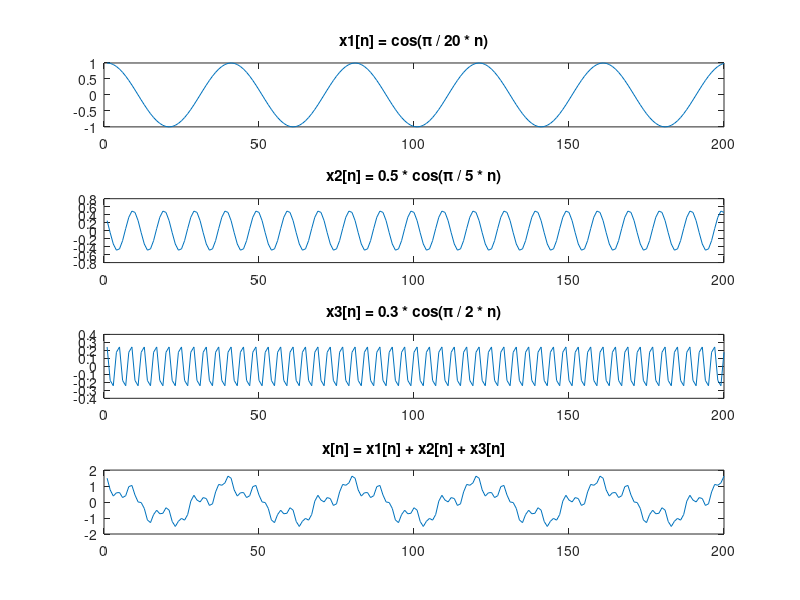
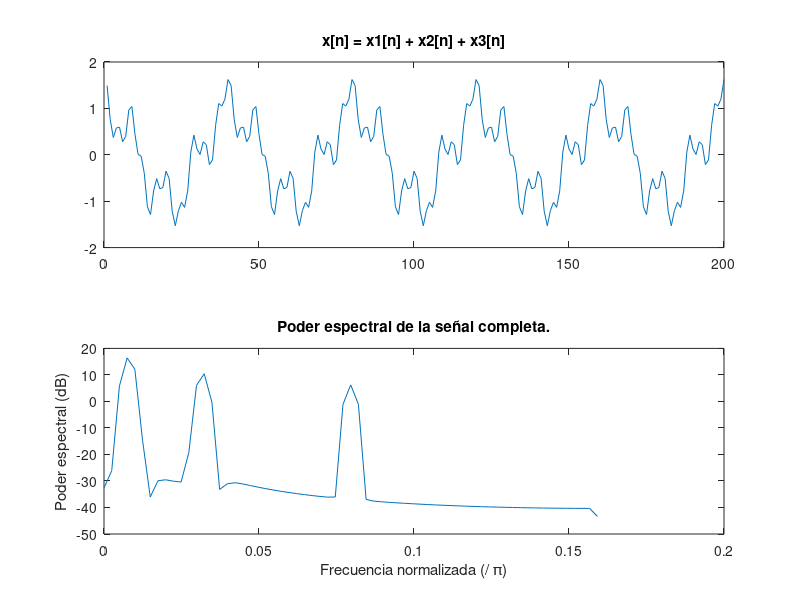
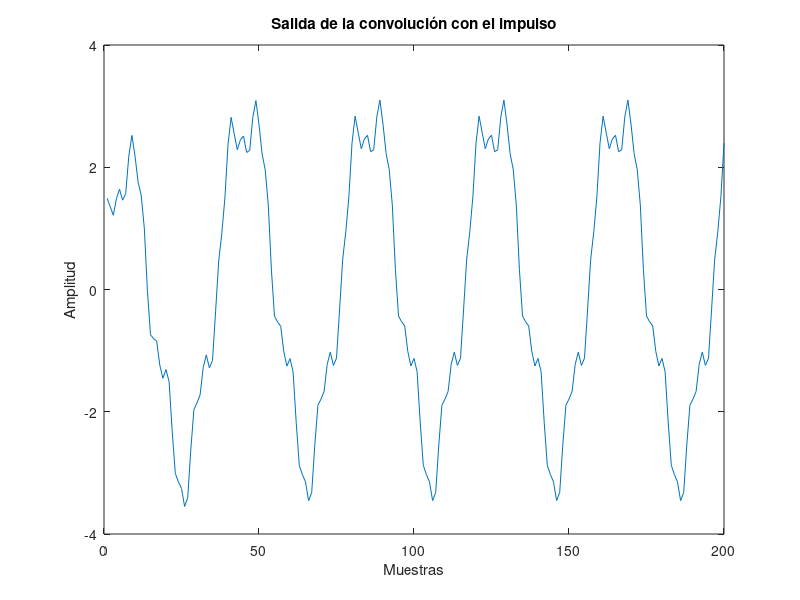
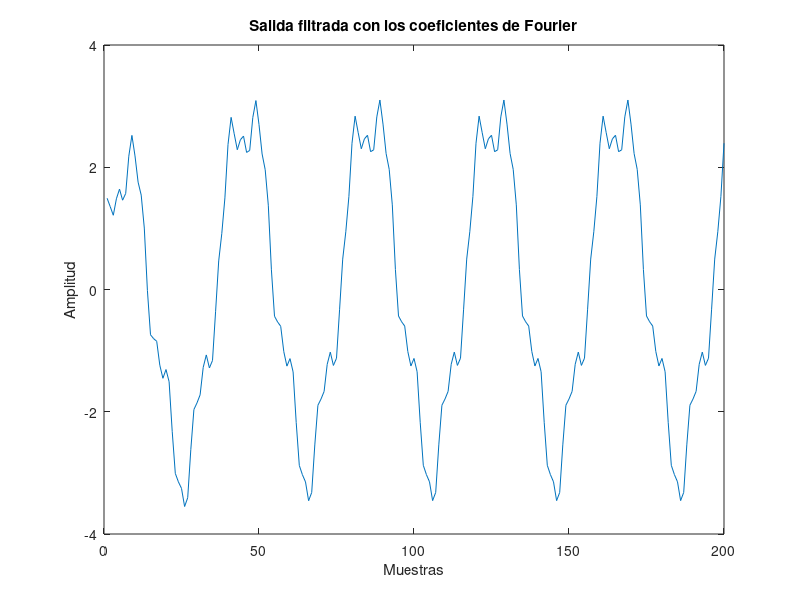

Source code (MATLAB) for these figures, in order:
% Generamos una señal discreta de 5001 muestras 
% formada por la suma de los tres tonos:

clear all;
close all;
clc;

% Calculamos cada tono por separado:

n = 0:5000;

x1 = cos(pi / 20 * n);
x2 = 0.5 * cos(pi / 5 * n + pi / 3);
x3 = 0.3 * cos(pi / 2 * n + pi / 5);

% Los sumamos:

x = x1+x2+x3;

% Los graficamos:

figure;
subplot(4, 1, 1);
plot(1:200, x1(1:200));
title('x1[n] = cos(\pi / 20 * n)')
subplot(4, 1, 2);
plot(1:200, x2(1:200));
title('x2[n] = 0.5 * cos(\pi / 5 * n)')
subplot(4, 1, 3);
plot(1:200, x3(1:200));
title('x3[n] = 0.3 * cos(\pi / 2 * n)')
subplot(4, 1, 4);
plot(1:200, x(1:200));
title('x[n] = x1[n] + x2[n] + x3[n]');

% Ahora calculamos el poder espectral de la señal completa
% en decibelios:

[Pxx, f] = pwelch(x);
pxx = 10*log10(Pxx); % para potencia usamos 10*log
f = f / pi; % normalizamos la frecuencia


% Y representamos en una figura una gráfica para las 200
% primeras muestras de la señal, y el poder espectral de
% la señal completa:

figure;
subplot(2, 1, 1);
plot(1:200, x(1:200));
title('x[n] = x1[n] + x2[n] + x3[n]');
subplot(2, 1, 2);
plot(f, pxx);
title('Poder espectral de la señal completa.')
xlabel('Frecuencia normalizada (/ \pi)');
ylabel('Poder espectral (dB)');

% - - - Señal de salida del filtro correspondiente - - - %

% En primer lugar, obtenemos la respuesta como la convolución
% de la señal respuesta al impulso una delta:

b = [1 -0.5];
a = [1 -0.9];

h = impz(b, a, 200);

y_1 = conv(x, h);
y_1 = y_1(1:length(x));

% Graficamos la señal resultante de la convolución

figure;
plot(1:200, y_1(1:200));
title('Salida de la convolución con el impulso');
xlabel('Muestras');
ylabel('Amplitud');

% Podemos hacer lo mismo con la ecuación en diferencias 
% y sus correspondientes coeficientes de Fourier:

y_2 = filter(b, a, x);

% Graficamos la señal filtrada
figure;
plot(1:200, y_2(1:200));
title('Salida filtrada con los coeficientes de Fourier');
xlabel('Muestras');
ylabel('Amplitud');


% Por último, graficamos en una sola figura: 

% 1. La potencia espectral de la señal
% 2. La respuesta en frecuencia del sistema
% 3. La potencia espectral de la salida

% Primero calculamos la respuesta en frecuencia del sistema
% y la potencia espectral de la salida:

[h, w] = freqz(b, a, 512);
modulo = 20*log10(abs(h));
frecuencia = w / pi;

[Yxx, f_y] = pwelch(y_1);
yxx = 10*log10(Yxx); % para potencia usamos 10*log
f_y = f_y / pi; % normalizamos la frecuencia

% Y ya dibujamos:

figure;
subplot(3, 1, 1);
plot(f, pxx);
xlabel('Frecuencia normalizada (/ \pi)');
ylabel('Poder espectral (dB)');
title('Poder espectral de la señal de entrada');
subplot(3, 1, 2);
plot(frecuencia, -modulo)
ylabel('dB')
subplot(3, 1, 3);
plot(f_y, yxx);
xlabel('Frecuencia normalizada (/ \pi)');
ylabel('Poder espectral (dB)');
title('Poder espectral de la señal de salida');
